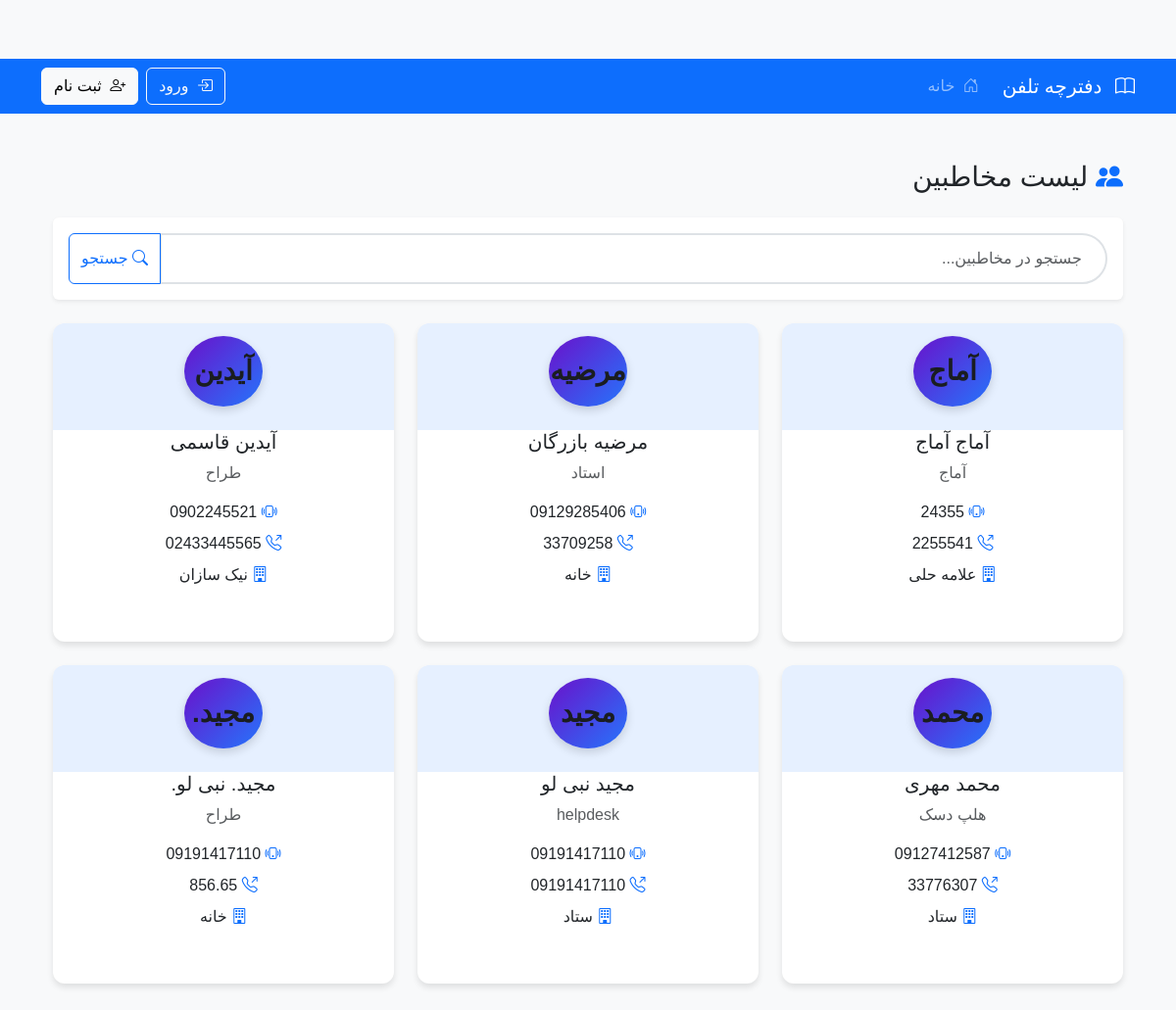
Before: / with the older database file.
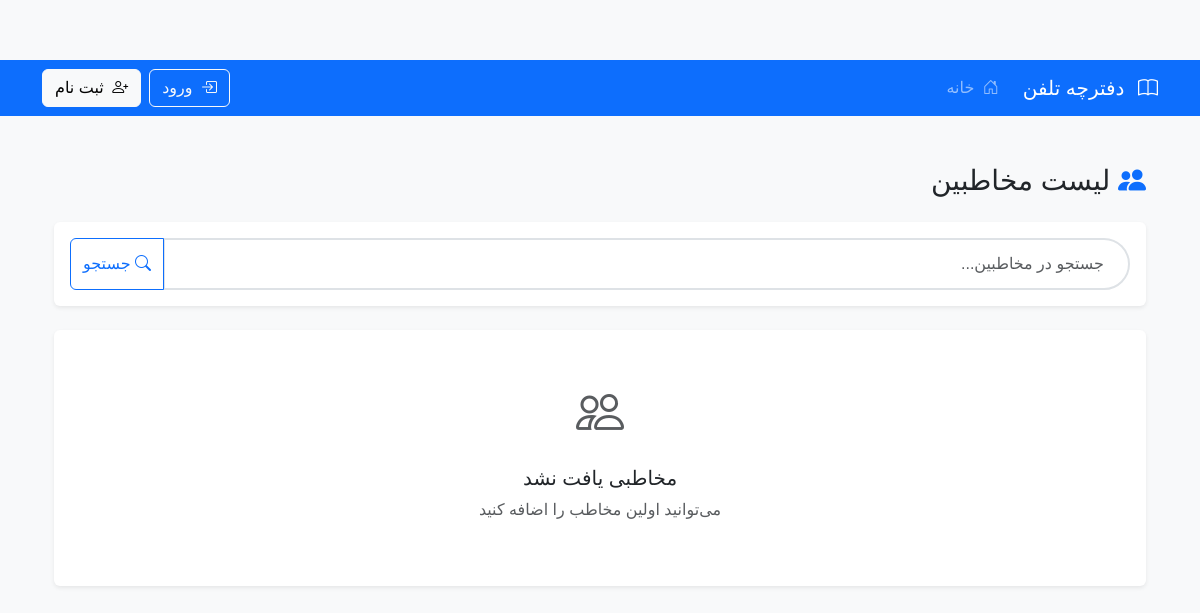
After: the same page with the newer database file.
### phonebook/models.py (models this page shows, shortened)
class Contact(models.Model):
    first_name = models.CharField(max_length=50, verbose_name='نام')
    last_name = models.CharField(max_length=50, verbose_name='نام خانوادگی')
    mobile = models.CharField(max_length=11, verbose_name='تلفن همراه')
    phone = models.CharField(max_length=11, blank=True, verbose_name='تلفن ثابت')
    workplace = models.CharField(max_length=100, blank=True, verbose_name='محل کار')
    position = models.CharField(max_length=100, blank=True, verbose_name='سمت شغلی')
    created_by = models.ForeignKey(
        settings.AUTH_USER_MODEL,
        on_delete=models.CASCADE,
        editable=False,
        null=True,  # اضافه کردن این خط
        blank=True,  # اضافه کردن این خط
        verbose_name='ایجاد کننده'
    )
    created_at = models.DateTimeField(auto_now_add=True)
    updated_at = models.DateTimeField(auto_now=True)
    class Meta:
        ordering = ['last_name', 'first_name']
        verbose_name = 'مخاطب'
        verbose_name_plural = 'مخاطبین'

### phonebook/views.py (the view, shortened to what this page needs)
# urls.py: path('', views.contact_list, name='contact_list'),
def contact_list(request):
    query = request.GET.get('q', '')
    contacts = Contact.objects.all().order_by('last_name', 'first_name')
    return render(request, 'phonebook/contact_list.html', {'contacts': contacts})

### phonebook/templates/phonebook/contact_list.html (shortened to what this page needs)
{% extends 'base.html' %}
{% load static %}
{% block content %}
<div class="container py-4">
    <div class="d-flex justify-content-between align-items-center mb-4">
        <h1 class="h3 mb-0">
            <i class="bi bi-people-fill text-primary"></i> لیست مخاطبین
        </h1>
    </div>
    <div class="card border-0 shadow-sm mb-4">
        <div class="card-body">
            <form method="get" action="{% url 'contact_list' %}">
                <div class="input-group">
                    <input type="text" name="q" class="form-control search-box"
                           placeholder="جستجو در مخاطبین..."
                           value="{{ request.GET.q }}"
                           aria-label="جستجو">
                    <button class="btn btn-outline-primary" type="submit">
                        <i class="bi bi-search"></i> جستجو
                    </button>
                </div>
            </form>
        </div>
    </div>
    {% if contacts %}
    <div class="row row-cols-1 row-cols-md-2 row-cols-lg-3 g-4">
        {% for contact in contacts %}
        <div class="col">
            <div class="contact-card card h-100">
                <div class="card-header bg-primary bg-opacity-10 border-0">
                    <div class="contact-avatar">
                        {{ contact.first_name }}
                    </div>
                </div>
                <div class="card-body pt-0 text-center">
                    <h3 class="h5">{{ contact.first_name }} {{ contact.last_name }}</h3>
                    {% if contact.position %}
                    <p class="text-muted mb-3">{{ contact.position }}</p>
                    {% endif %}
                    <ul class="list-unstyled">
                         <li class="mb-2">
                            <i class="bi bi-phone-vibrate text-primary"></i>
                            {{ contact.mobile }}
                         </li>
                    {% if contact.phone %}
                    <li class="mb-2">
                        <i class="bi bi-telephone-outbound text-primary"></i>
                       {{ contact.phone }}
                    </li>
                        {% endif %}
                        {% if contact.workplace %}
                        <li class="mb-2">
                            <i class="bi bi-building text-primary"></i>
                            {{ contact.workplace }}
                        </li>
                        {% endif %}
                    </ul>
                </div>
            </div>
        </div>
        {% endfor %}
    </div>
    {% else %}
    <div class="card border-0 shadow-sm">
        <div class="card-body text-center py-5">
            <i class="bi bi-people text-muted" style="font-size: 3rem;"></i>
            <h3 class="h5 mt-3">مخاطبی یافت نشد</h3>
            <p class="text-muted">می‌توانید اولین مخاطب را اضافه کنید</p>
        </div>
    </div>
    {% endif %}
</div>
{% endblock %}

### templates/base.html (shortened to what this page needs)
{% load static %}
<!DOCTYPE html>
<html lang="fa" dir="rtl">
<head>
    <link href="https://cdn.jsdelivr.net/gh/rastikerdar/vazirmatn@v33.003/Vazirmatn-font-face.css" rel="stylesheet">
    <link href="https://cdn.jsdelivr.net/npm/bootstrap@5.3.2/dist/css/bootstrap.rtl.min.css" rel="stylesheet">
    <link href="https://cdn.jsdelivr.net/npm/bootstrap-icons@1.12.1/font/bootstrap-icons.css" rel="stylesheet">
    <link href="{% static 'css/phonebook.css' %}" rel="stylesheet">
</head>
<body class="bg-light">
    <nav class="navbar navbar-expand-lg navbar-dark bg-primary">
        <div class="container">
            <a class="navbar-brand" href="{% url 'contact_list' %}">
                <i class="bi bi-book me-2"></i>
                دفترچه تلفن
            </a>
            <div class="collapse navbar-collapse" id="navbarMain">
                <ul class="navbar-nav me-auto">
                    <li class="nav-item">
                        <a class="nav-link" href="{% url 'contact_list' %}">
                            <i class="bi bi-house-door me-1"></i> خانه
                        </a>
                    </li>
                </ul>
                <ul class="navbar-nav">
                    {% if user.is_authenticated %}
                    <li class="nav-item dropdown">
                        <a class="nav-link dropdown-toggle" href="#" id="userDropdown" data-bs-toggle="dropdown">
                            <i class="bi bi-person-circle me-1"></i>
                            {{ user.username }}
                        </a>
                        <ul class="dropdown-menu dropdown-menu-end">
                            <li><a class="dropdown-item" href="#">
                                <i class="bi bi-person me-1"></i> پروفایل
                            </a></li>
                            <li><hr class="dropdown-divider"></li>
                            <li><a class="dropdown-item text-danger" href="{% url 'members:logout' %}">
                                <i class="bi bi-box-arrow-left me-1"></i> خروج
                            </a></li>
                        </ul>
                    </li>
                    {% else %}
                    <li class="nav-item">
                        <a href="{% url 'members:login' %}" class="btn btn-outline-light me-2">
                            <i class="bi bi-box-arrow-in-right me-1"></i> ورود
                        </a>
                    </li>
                    <li class="nav-item">
                        <a href="{% url 'members:signup' %}" class="btn btn-light">
                            <i class="bi bi-person-plus me-1"></i> ثبت نام
                        </a>
                    </li>
                    {% endif %}
                </ul>
            </div>
        </div>
    </nav>
    <main class="container my-4">
        {% block content %}{% endblock %}
    </main>
</body>
</html>

### static/css/phonebook.css (style rules this page uses)
body { font-family: 'Vazirmatn', sans-serif; background-color: #f8f9fa; padding-top: 60px; }

### phonebook/templates/phonebook/contact_list.html (style rules this page uses)
.search-box { border-radius: 50px; padding: 0.75rem 1.5rem; border: 2px solid #dee2e6; transition: all 0.3s; }

Changed rows visible on the page:
removed Contact: first_name "آماج", last_name "آماج", position "آماج", mobile "24355", phone "2255541", workplace "علامه حلی"
removed Contact: first_name "مرضیه", last_name "بازرگان", position "استاد", mobile "09129285406", phone "33709258", workplace "خانه"
removed Contact: first_name "آیدین", last_name "قاسمی", position "طراح", mobile "0902245521", phone "02433445565", workplace "نیک سازان"
removed Contact: first_name "محمد", last_name "مهری", position "هلپ دسک", mobile "09127412587", phone "33776307", workplace "ستاد"
removed Contact: first_name "مجید", last_name "نبی لو", position "helpdesk", mobile "09191417110", phone "09191417110", workplace "ستاد"
removed Contact: first_name "مجید.", last_name "نبی لو.", position "طراح", mobile "09191417110", phone "856.65", workplace "خانه"
Other visible differences:
text now shown: "مخاطبی یافت نشد می‌توانید اولین مخاطب را اضافه کنید"
